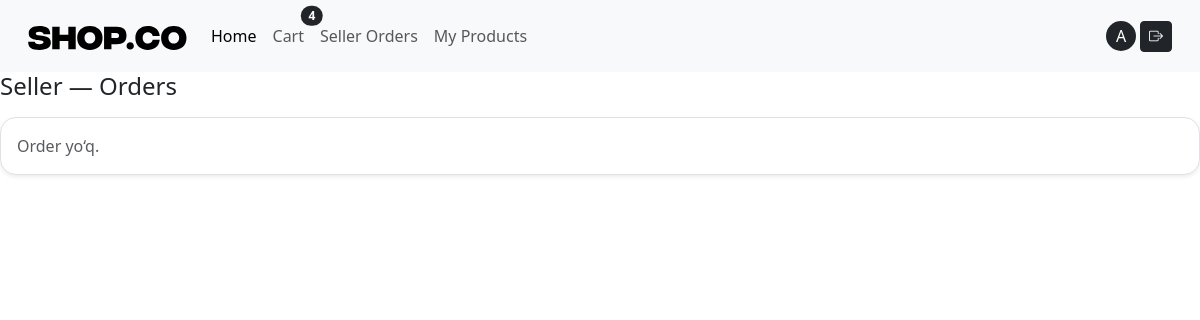
Before: /seller/orders/list/all/ (signed in) with the older database file.
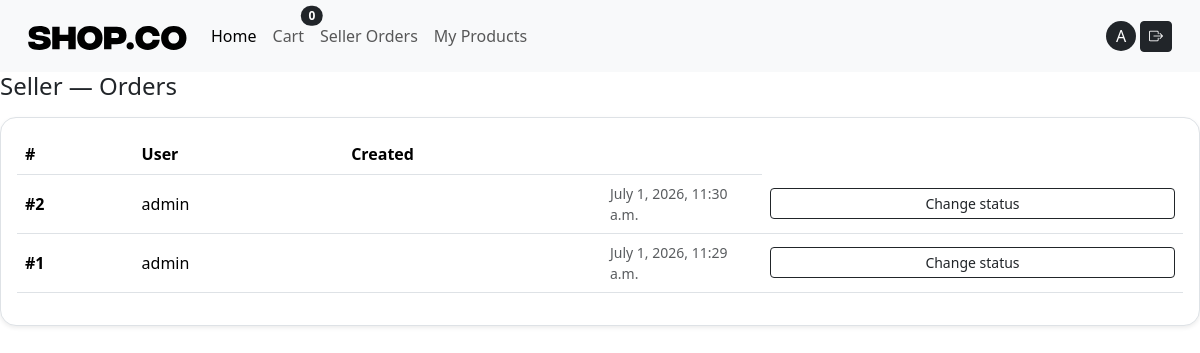
After: the same page with the newer database file.
### cart/models.py (models this page shows, shortened)
class Cart(models.Model):
   user = models.OneToOneField(settings.AUTH_USER_MODEL, on_delete=models.CASCADE, related_name='cart')
   created_at = models.DateField(auto_now_add=True)
   updated_at = models.DateField(auto_now=True)
   def total_qty(self):
       return sum(item.qty for item in self.items.all())

class CartItem(models.Model):
   cart = models.ForeignKey(Cart, on_delete=models.CASCADE, related_name="items")
   product = models.ForeignKey(Product, on_delete=models.CASCADE, related_name="cart_items")
   qty = models.PositiveIntegerField(default=1)
   unit_price = models.DecimalField(max_digits=12, decimal_places=2, default=Decimal("0.00"))
   created_at = models.DateTimeField(auto_now_add=True)

### orders/models.py (models this page shows, shortened)
class Order(models.Model):
   user = models.ForeignKey(  # buyurtma egasi (xaridor)
       settings.AUTH_USER_MODEL,
       on_delete=models.CASCADE,
       related_name="orders"
   )
   full_name = models.CharField(max_length=120)  # checkoutdagi ism-familiya
   phone = models.CharField(max_length=30)  # telefon
   address = models.TextField()  # manzil (sodda variant)
   delivery_method = models.CharField(max_length=50, default="standard")  # yetkazish turi
   note = models.TextField(blank=True)  # izoh (ixtiyoriy)
   created_at = models.DateTimeField(auto_now_add=True)  #yaratilgan vaqt

### accounts/models.py (models this page shows, shortened)
class User(AbstractUser):
    class Role(models.TextChoices):
        BUYER = "BUYER", "Buyer"
        SELLER = "SELLER", "Seller"
    role = models.CharField(
        max_length=10,
        choices=Role.choices,
        default=Role.BUYER
    )
    image = models.ImageField(upload_to="avatars/", blank=True, null=True)
    phone = models.CharField(max_length=13, help_text="+998919990033")
    address = models.CharField(max_length=255, blank=True)

### orders/views.py (the view)
# urls.py: path("seller/orders/list/all/", views.SellerOrderListView.as_view(), name="all_orders"),
class SellerOrderListView(SellerRequiredMixin, ListView):
   model = Order
   template_name = "orders/seller/order_list.html"
   context_object_name = "orders"
   paginate_by = 20  # sahifalab ko‘rsatish
   def get_queryset(self):
       return Order.objects.select_related("user").order_by("-created_at")

### cart/context_processors.py (called while the page is built)
def cart(request):
    if request.user.is_authenticated:
        cart, _ = Cart.objects.get_or_create(user=request.user)
        return {'cart': cart}
    return {'cart': None}

### orders/mixins.py (called while the page is built)
   def test_func(self):
       user = self.request.user
       return user.is_authenticated and getattr(user, "role", None) == "SELLER"

### templates/orders/seller/order_list.html (shortened to what this page needs)
{% extends "base.html" %}
{% block content %}
<h1 class="h4 mb-3">Seller — Orders</h1>
<div class="card shadow-sm border rounded-4">
 <div class="card-body">
   {% if orders %}
     <div class="table-responsive">
       <table class="table align-middle">
         <thead><tr>
             <th>#</th>
             <th>User</th>
             <th>Created</th>
             <th style="width:160px;"></th></tr></thead><tbody>
           {% for o in orders %}
             <tr>
               <td class="fw-semibold">#{{ o.id }}</td>
               <td>{{ o.user.username }}</td>
               <td></td>
               <td class="text-muted small">{{ o.created_at }}</td>
               <td>
                 <a class="btn btn-outline-dark btn-sm w-100"
                    href="{% url 'seller_order_status' o.id %}">
                   Change status
                 </a></td></tr>
           {% endfor %}
         </tbody></table></div>
   {% else %}
     <p class="text-muted mb-0">Order yo‘q.</p>
   {% endif %}
 </div></div>
{% endblock %}

### templates/includes/navbar.html (shortened to what this page needs)
{% load static %}
<nav class="navbar navbar-expand-lg bg-body-tertiary p-3">
  <div class="container-fluid">
    <a class="navbar-brand" href="/"><img src="{% static 'images/logo.svg' %}" alt=""/></a>
    <div class="collapse navbar-collapse" id="navbarSupportedContent">
      <ul class="navbar-nav me-auto mb-2 mb-lg-0">
        <li class="nav-item">
          <a class="nav-link active" aria-current="page" href="/">Home</a>
        </li>
        <li class="nav-item">
          <a href="{% url 'cart_detail' %}" class="nav-link position-relative btn btn-sm ">
  Cart
  <span class="position-absolute top-0 start-100 translate-middle badge rounded-pill bg-dark">
     {{ cart.total_qty }}
  </span>
</a>
        </li>
        <li class="nav-item">
          {% if request.user.is_authenticated %}
 {% if request.user.role == "SELLER" %}
   <a class="nav-link" href="{% url 'seller_order_items' %}">Seller Orders</a>
 {% endif %}
{% endif %}
        </li>
        <li class="nav-item">
          {% if request.user.is_authenticated and request.user.role == "SELLER" %}
<a class="nav-link" href="{% url 'seller_products' %}">
My Products
</a>
{%endif %}
</li>
      </ul>
      {% if user.is_authenticated %}
        <a style="width: 30px; height:30px;" class="text-decoration-none d-flex align-items-center justify-content-center bg-dark text-white rounded rounded-circle me-1"  href="{% url 'profile_detail' %}">{{ user.username|slice:1|title }}</a>
      <form method="post" action="{% url 'logout' %}">
        <button class="btn btn-dark btn-sm"><i class="bi bi-box-arrow-right"></i></button>
      </form>
      {% else %}
      <a class="btn btn-dark rounded rounded-pill me-1" href="{% url 'signup' %}">Ro'yxatdan o'tish</a>
      <a class="btn btn-dark rounded rounded-pill" href="{% url 'login' %}">Kirish</a>
      {% endif %}
    </div>
  </div>
</nav>

Changed rows visible on the page:
computed for Cart: total_qty "4" → "0"
added Order: id "2", user.username "admin", created_at "July 1, 2026, 11:30 a.m."
added Order: id "1", user.username "admin", created_at "July 1, 2026, 11:29 a.m."
Other visible differences:
text no longer shown: "Order yo‘q."
text now shown: "# User Created"
